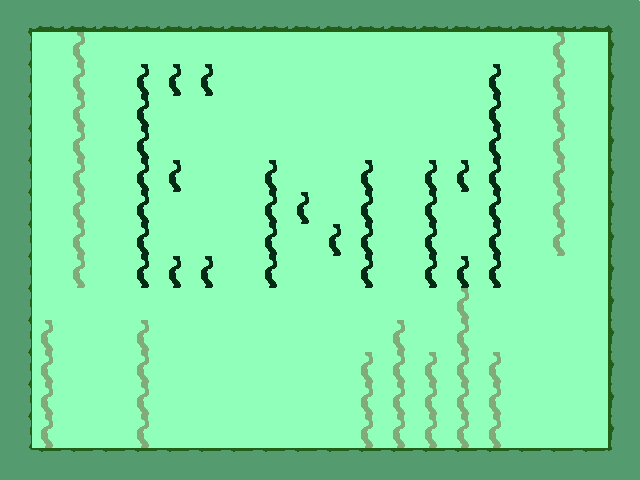

Below is a game level as drawn by its tile map, then a one-line description and the .tmx that defines it (tile-layer data replaced by summaries):
An orthogonal 20x15 tile map with 32x32 px tiles, 3 tile layers (floor1, tileobs, COLLISIONS), 2 tilesets and 1 object (A).

<map version="1.0" orientation="orthogonal" width="20" height="15" tilewidth="32" tileheight="32">
 <tileset firstgid="1" source="collisions.tsx" />
 <tileset firstgid="1025" source="tiles.tsx" />
 <layer name="floor1" width="20" height="15">
  <data>[300 cells, 300 non-empty, 9 distinct tile ids]</data>
 </layer>
 <layer name="tileobs" width="20" height="15">
  <data>[300 cells, 84 non-empty, 5 distinct tile ids]</data>
 </layer>
 <layer name="COLLISIONS" width="20" height="15">
  <data>[300 cells, 0 non-empty, 0 distinct tile ids]</data>
 </layer>
 <objectgroup name="spawns" width="20" height="15">
  <object name="A" x="232" y="413">
   <properties>
    <property name="destination" value="A" />
   </properties>
   <polyline points="0,0 -11,3" />
  </object>
 </objectgroup>
</map>
